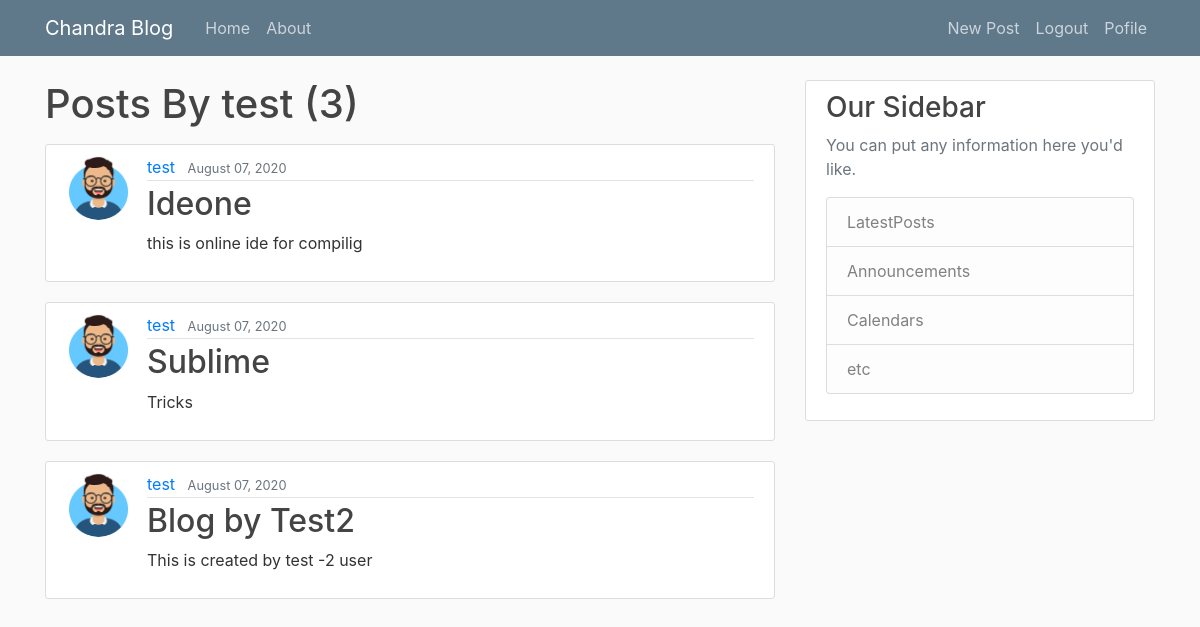
The page /user/test (signed in) on the database its author committed.
### blog/models.py (models this page shows, shortened)
class Post(models.Model):
    title = models.CharField(max_length=100)
    content = models.TextField()
    date_posted = models.DateTimeField(default=timezone.now)
    author = models.ForeignKey(User,on_delete=models.CASCADE)

### users/models.py (models this page shows, shortened)
class Profile(models.Model):
    user = models.OneToOneField(User, on_delete=models.CASCADE)
    image = models.ImageField(default='default.jpg',upload_to='profile_pics')

### blog/views.py (the view)
# urls.py: path('user/<str:username>', UserPostListView.as_view(), name='user-posts'),
class UserPostListView(ListView):
    model = Post
    template_name = 'blog/user_posts.html' # <app> / <model>_<viewtype>.html
    context_object_name = 'posts'
    paginate_by = 4
    def get_queryset(self):
        user = get_object_or_404(User,username = self.kwargs.get('username'))
        return Post.objects.filter(author = user).order_by('-date_posted')

### blog/templates/blog/user_posts.html (shortened to what this page needs)
{% extends "blog/base.html" %}
{% block chandra%}
    <h1 class="mb-3">Posts By {{view.kwargs.username}} ({{ page_obj.paginator.count }}) </h1>
    {% for post in posts %}
<article class="media content-section">
    <image class ="rounded-circle article-img" src="{{ post.author.profile.image.url}}"></image>
  <div class="media-body">
    <div class="article-metadata">
      <a class="mr-2" href="{% url 'user-posts' post.author.username %}">{{ post.author }}</a>
      <small class="text-muted">{{ post.date_posted | date:"F d, Y" }}</small>
    </div>
    <h2><a class="article-title" href="{% url 'post-detail' post.id %}">{{ post.title }}</a></h2>
    <p class="article-content">{{ post.content }}</p>
  </div>
</article>
    {% endfor %}
{% endblock chandra %}

### blog/static/blog/main.css (style rules this page uses)
body { background: #fafafa; color: #333333; margin-top: 5rem; }
h1, h2, h3, h4, h5, h6 { color: #444444; }
.content-section { background: #ffffff; padding: 10px 20px; border: 1px solid #dddddd; border-radius: 3px; margin-bottom: 20px; }
.article-title { color: #444444; }
.article-content { white-space: pre-line; }
.article-img { height: 65px; width: 65px; margin-right: 16px; }
.article-metadata { padding-bottom: 1px; margin-bottom: 4px; border-bottom: 1px solid #e3e3e3 }

### rows shown on the page
Post: author.profile.image (placeholder picture), author "test", date_posted "August 07, 2020", title "Ideone", content "this is online ide for compilig"
Post: author.profile.image (placeholder picture), author "test", date_posted "August 07, 2020", title "Sublime", content "Tricks"
Post: author.profile.image (placeholder picture), author "test", date_posted "August 07, 2020", title "Blog by Test2", content "This is created by test -2 user"

### other values the page prints
{{ view.kwargs.username }} "test"
{{ page_obj.paginator.count }} "3"
